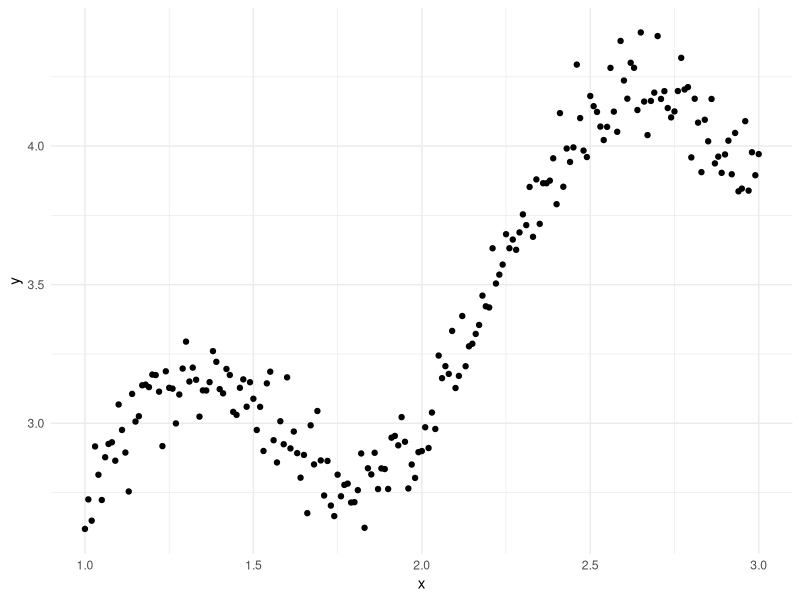
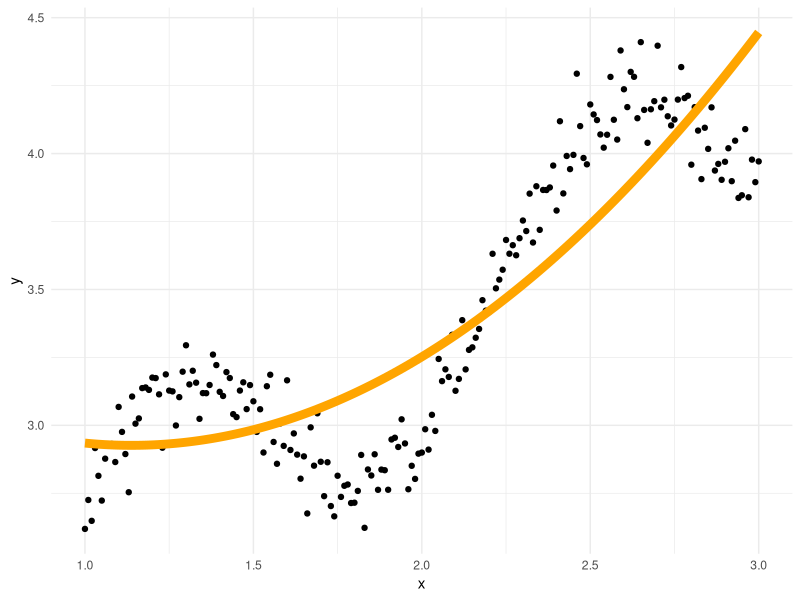
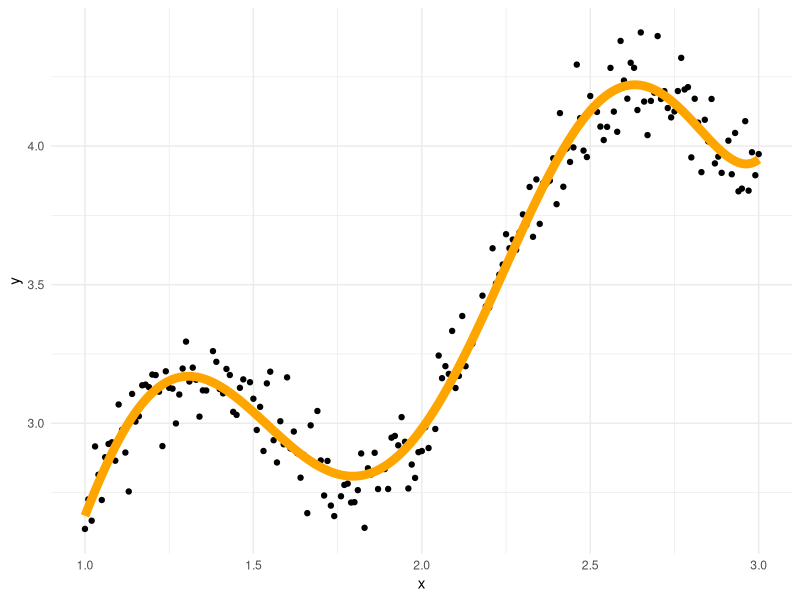
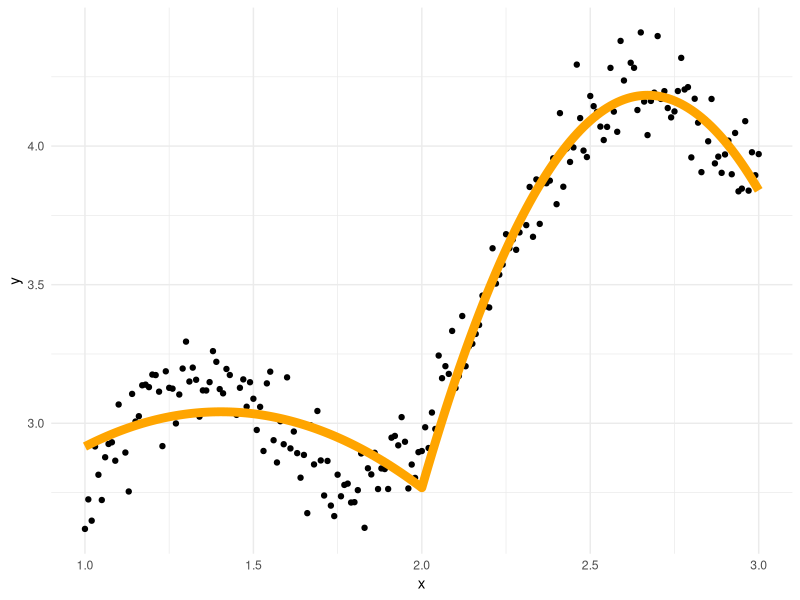
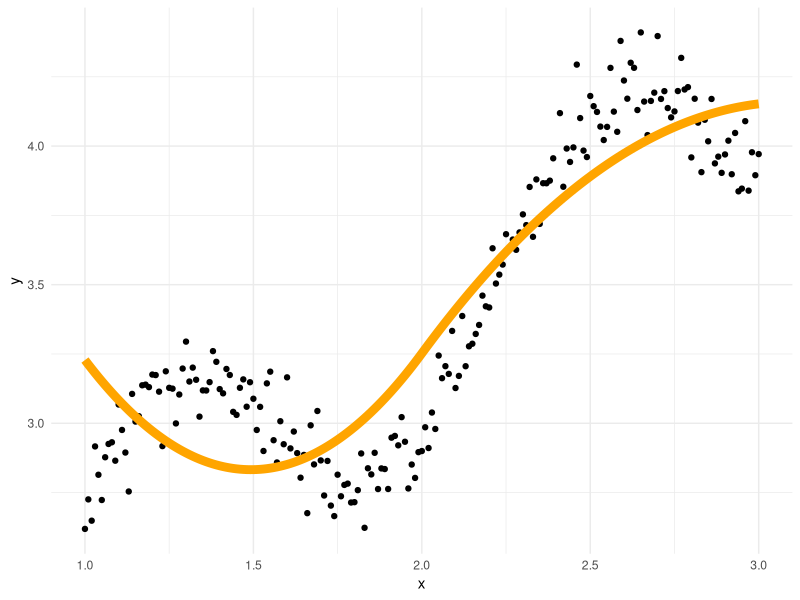
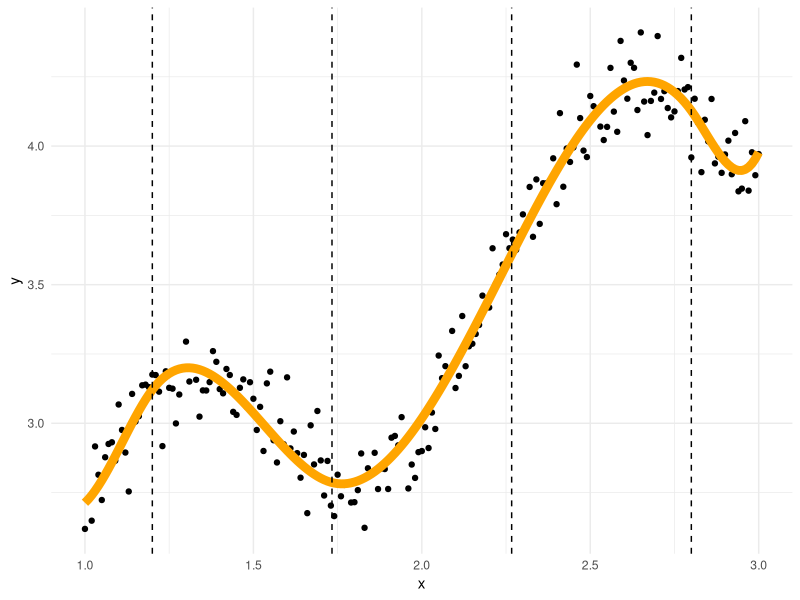
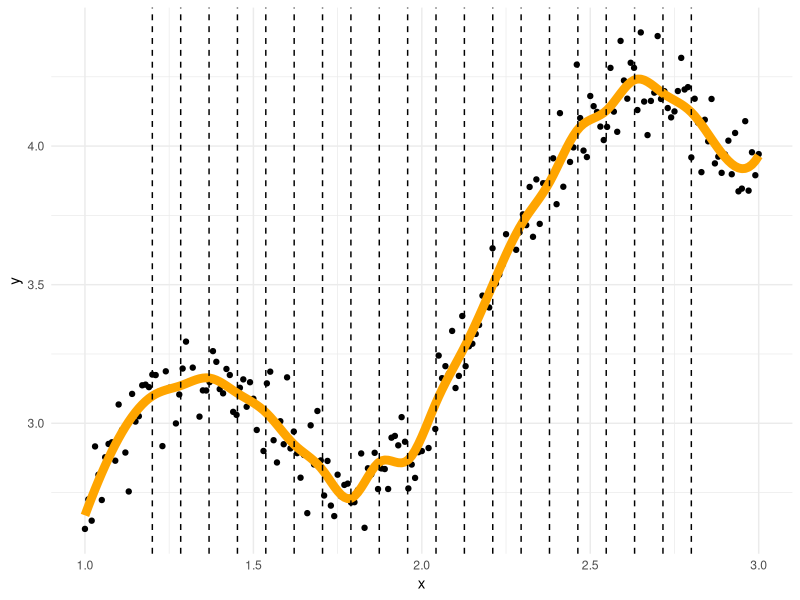
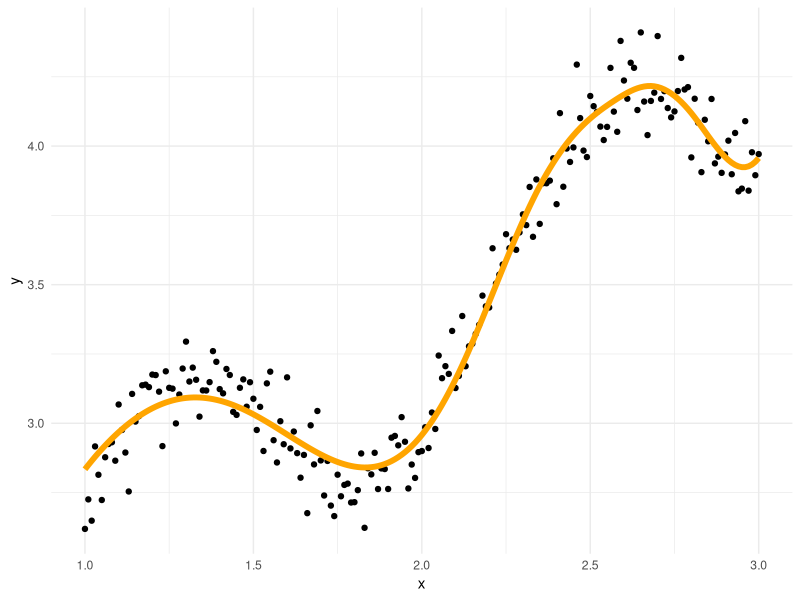

The R source for these figures, in order:
## ---- chunk 1
knitr::opts_chunk$set(eval = TRUE)
knitr::opts_chunk$set(fig.path = "class11/")
knitr::opts_chunk$set(fig.height = 5)
knitr::opts_chunk$set(fig.width = 8.5)
knitr::opts_chunk$set(out.width = "100%")
knitr::opts_chunk$set(dpi = 300)
## ---- chunk 2
library(ggplot2)
library(dplyr)
library(glmnet)
library(tidyr)
library(stringi)

theme_set(theme_minimal())
## ---- chunk 3
set.seed(1)
x <- seq(1, 3, by=0.01)
y <- cos(5 * x) * 0.4 + exp(x / 4) * 2 + rnorm(length(x), sd=0.1)

df <- tibble(x = x, y = y)
ggplot(df, aes(x, y)) +
  geom_point()
## ---- chunk 4
k <- 2                                            
X <- matrix(0, nrow = length(x), ncol = k + 1)   
for (j in seq(0, k))
{
  X[,j + 1L] <- x^(j)
}

beta <- solve(crossprod(X, X), crossprod(X, y))
beta
## ---- chunk 5
df <- mutate(df, yhat = X %*% beta)
ggplot(df, aes(x, y)) +
  geom_point() +
  geom_line(aes(y = yhat), color = "orange", size = 3)
## ---- chunk 6
k <- 6                                           
X <- matrix(0, nrow = length(x), ncol = k + 1)   
for (j in seq(0, k))
{
  X[,j + 1L] <- x^(j)
}

beta <- solve(crossprod(X, X), crossprod(X, y)) 
df <- mutate(df, yhat = X %*% beta)
ggplot(df, aes(x, y)) +
  geom_point() +
  geom_line(aes(y = yhat), color = "orange", size = 3)
## ---- chunk 7
k <- median(x)

B <- matrix(0, nrow = length(x), ncol = 5)

B[,1] <- 1
B[,2] <- x
B[,3] <- x^2
B[,4] <- (x - k) * as.numeric(x > k)
B[,5] <- (x - k)^2 * as.numeric(x > k)

beta <- solve(crossprod(B, B), crossprod(B, y))  
df <- mutate(df, yhat = B %*% beta)
ggplot(df, aes(x, y)) +
  geom_point() +
  geom_line(aes(y = yhat), color = "orange", size = 3)
## ---- chunk 8
k <- median(x)

B <- matrix(0, nrow = length(x), ncol = 4)

B[,1] <- 1
B[,2] <- x
B[,3] <- x^2
B[,4] <- (x - k)^2 * as.numeric(x > k)

beta <- solve(crossprod(B, B), crossprod(B, y))  
df <- mutate(df, yhat = B %*% beta)
ggplot(df, aes(x, y)) +
  geom_point() +
  geom_line(aes(y = yhat), color = "orange", size = 3)
## ---- chunk 9
P <- 4
knots <- quantile(x, seq(0.1, 0.9, length.out = P)) 

B <- matrix(0, nrow = length(x), ncol = 1 + 3 + P)  
B[,1] <- 1
B[,2] <- x
B[,3] <- x^2
B[,4] <- x^3

for (j in seq_len(P))
{
  B[,4 + j] <- (x - knots[j])^3 * as.numeric(x > knots[j])
}

beta <- solve(crossprod(B, B), crossprod(B, y)) 
df <- mutate(df, yhat = B %*% beta)
p <- ggplot(df, aes(x, y)) +
  geom_point() +
  geom_line(aes(y = yhat), color = "orange", size = 3)
for (j in seq_len(P))
{
  p <- p + geom_vline(xintercept = knots[j], linetype="dashed")
}
p
## ---- chunk 10
P <- 20
knots <- quantile(x, seq(0.1, 0.9, length.out = P))

B <- matrix(0, nrow = length(x), ncol = 1 + 3 + P)
B[,1] <- 1
B[,2] <- x
B[,3] <- x^2
B[,4] <- x^3

for (j in seq_len(P))
{
  B[,4 + j] <- (x - knots[j])^3 * as.numeric(x > knots[j])
}

beta <- solve(crossprod(B, B), crossprod(B, y))  
df <- mutate(df, yhat = B %*% beta)
p <- ggplot(df, aes(x, y)) +
  geom_point() +
  geom_line(aes(y = yhat), color = "orange", size = 3)
for (j in seq_len(P))
{
  p <- p + geom_vline(xintercept = knots[j], linetype="dashed")
}
p
## ---- chunk 11
P <- 15
knots <- quantile(x, seq(0.1, 0.9, length.out = P)) 

B <- matrix(0, nrow = length(x), ncol = 3 + P)   
B[,1] <- x
B[,2] <- x^2
B[,3] <- x^3

for (j in seq_len(P))
{
  B[,3 + j] <- (x - knots[j])^3 * as.numeric(x > knots[j])
}

model <- cv.glmnet(B, y, alpha = 0.5, lambda.min.ratio = 0)
beta <- coef(model)
df <- mutate(df, yhat = as.numeric(cbind(1, B) %*% beta))
ggplot(df, aes(x, y)) +
  geom_point() +
  geom_line(aes(y = yhat), color = "orange", size = 2)
## ---- chunk 12
model <- smooth.spline(x, y)

df <- mutate(df, yhat = predict(model)$y)
ggplot(df, aes(x, y)) +
  geom_point() +
  geom_line(aes(y = yhat), color = "orange", size = 2)
## ---- chunk 13
library(FNN)

df <- tibble(x = x, y = y)

for (k in c(1, 3, 5, 10, 25, 50, 100, 200))
{
  df[[sprintf("yhat%d", k)]] <- knn.reg(x, y=y, k=k)$pred
}

df %>%
  gather(-x, -y, key = "k", value = "yhat") %>%
  mutate(k = as.numeric(stri_sub(k, 5, -1))) %>%
  ggplot(aes(x, y)) +
    geom_point(alpha = 0.2) +
    geom_line(aes(y = yhat), color = "orange", size = 1) +
    facet_wrap(~k, ncol = 2)
